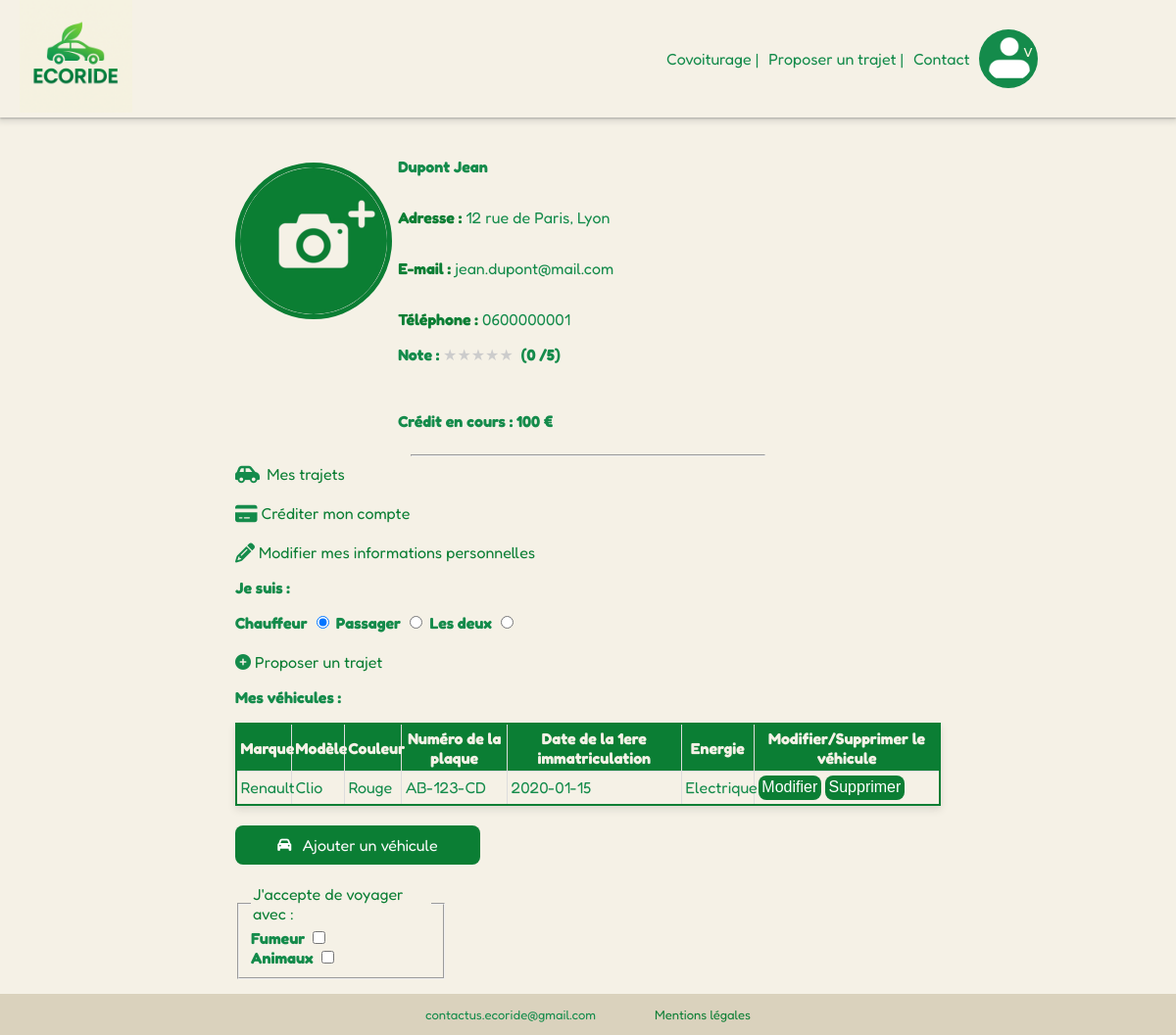
Page /pages/profil.php (signed in) on the committed database.
### tables this page shows
CREATE TABLE users (
    users_id INT AUTO_INCREMENT PRIMARY KEY,
    last_name VARCHAR(100),
    first_name VARCHAR(100),
    email VARCHAR(100) NOT NULL UNIQUE,
    password VARCHAR(255) NOT NULL,
    phone_number VARCHAR(20),
    adresse VARCHAR (255),
    photo VARCHAR(255),
    created_at TIMESTAMP DEFAULT CURRENT_TIMESTAMP,
    updated_at TIMESTAMP DEFAULT CURRENT_TIMESTAMP ON UPDATE CURRENT_TIMESTAMP,
    Credit INT,
    role_id INT DEFAULT 1,
    FOREIGN KEY (role_id) REFERENCES role(role_id)
);

CREATE TABLE voiture (
    voiture_id INT AUTO_INCREMENT PRIMARY KEY,
    modele VARCHAR(50),
    immatriculation VARCHAR(50),
    energie VARCHAR(50),
    couleur VARCHAR(50),
    date_premiere_immatriculation DATE,
    marque_id INT,
    users_id INT,
    FOREIGN KEY (marque_id) REFERENCES marque(marque_id),
    FOREIGN KEY (users_id) REFERENCES users(users_id)
);

CREATE TABLE marque (
    marque_id INT AUTO_INCREMENT PRIMARY KEY,
    libelle VARCHAR(50)
);

### libs/auth_users.php (called while the page is built, shortened)
<?php
    require_once __DIR__ . '/bdd.php';
    if(isset($_SESSION['users_id']) AND $_SESSION['users_id'] > 0){
        $getId = intval($_SESSION['users_id']);
        $reqUser = $bdd -> prepare('SELECT * FROM users WHERE users_id = ?');
        $reqUser-> execute([$getId]);
        $userInfo = $reqUser -> fetch();
        $recupVoiture = $bdd->prepare('SELECT v.*, m.libelle AS marque FROM voiture v LEFT JOIN marque m ON v.marque_id = m.marque_id WHERE v.users_id = ?');
        $recupVoiture->execute([$getId]);
        $voitures = $recupVoiture->fetchAll();
    } else {
        $_SESSION['redirection'] = $_SERVER['REQUEST_URI'];
        header('Location: index.php?page=connexion');
        exit();
    }
?>

### pages/profil.php (the view, shortened to what this page needs)
<?php
require_once __DIR__ . '/../templates/header.php';
require_once __DIR__ . '/../libs/bdd.php';
require_once __DIR__ . '/../script/notes_conducteur.php';
require_once __DIR__ . '/../libs/auth_users.php';
?>
<body>
    <main>
        <div class="profil">
            <div class="userInfo">
                <form id="uploadForm" action="script/upload_photo.php" method="POST" enctype="multipart/form-data">
                    <label for="photoInput">
                        <img src="<?= htmlspecialchars($userInfo['photo'] ?? 'asset/images/icone_photo_150.png') ?>" alt="Photo de profil" id="photoPreview">
                    </label>
                </form>
                <p><strong><?= htmlspecialchars($userInfo['last_name'] . " " . $userInfo['first_name']) ?></strong></p>
                <p><a href="index.php?page=modif_profil"><strong>Adresse :</strong></a> <?= htmlspecialchars($userInfo['adresse']) ?></p>
                <p><a href="index.php?page=modif_profil"><strong>E-mail :</strong></a> <?= htmlspecialchars($userInfo['email']) ?></p>
                <p><a href="index.php?page=modif_profil"><strong>Téléphone :</strong></a> <?= htmlspecialchars($userInfo['phone_number']) ?></p>
                <p><?= afficherNote($userInfo['users_id']); ?></p>
                <p><strong>Crédit en cours : <?= htmlspecialchars($userInfo['Credit']) ?> € </strong></p>
            </div>
            <hr>
            <div class="trajets">
                <a href="index.php?page=mes_trajets"><i class="fa-solid fa-car-side fa-lg" style="color: #148b4b;"></i>Mes trajets</a>
            </div>
            <br>
            <div class="compte">
                <a href="#"><i class="fa-solid fa-credit-card fa-lg" style="color: #148b4b;"></i> Créditer mon compte</a><br><br>
                <a href="index.php?page=modif_profil"><i class="fa-solid fa-pencil fa-lg" style="color: #148b4b;"></i> Modifier mes informations personnelles</a>
            </div>
            <div class="type" data-user-type="<?= htmlspecialchars($userInfo['user_type'] ?? 'passager') ?>">
                <p><strong>Je suis :</strong></p>
                <label for="chauffeur">Chauffeur</label>
                <input type="radio" id="chauffeur" name="type" value="chauffeur" />
                <label for="passager">Passager</label>
                <input type="radio" id="passager" name="type" value="passager" />
                <label for="deux">Les deux</label>
                <input type="radio" id="deux" name="type" value="les_deux"/>
            </div>
            <div id ="menuChauffeur">
                <div class="soumettreTrajet">
                    <a href="index.php?page=proposer_trajet"><i class="fa-solid fa-circle-plus" style="color: #148b4b;"></i> Proposer un trajet</a>
                </div>
                <div class="mesVoitures">
                    <p><strong>Mes véhicules :</p></strong>
                    <table class="tableauVoiture">
                        <thead>
                            <tr>
                                <th>Marque</th>
                                <th>Modèle</th>
                                <th>Couleur</th>
                                <th>Numéro de la plaque</th>
                                <th>Date de la 1ere immatriculation</th>
                                <th>Energie</th>
                                <th>Modifier/Supprimer le véhicule</th>
                            </tr>
                        </thead>
                        <tbody>
                            <?php if ($voitures): ?>
                                <?php foreach ($voitures as $voiture): ?>
                                    <tr data-id="<?= $voiture['voiture_id'] ?>">
                                        <td class="marque"><?= htmlspecialchars($voiture['marque']) ?></td>
                                        <td class="modele"><?= htmlspecialchars($voiture['modele']) ?></td>
                                        <td class="couleur"><?= htmlspecialchars($voiture['couleur']) ?></td>
                                        <td class="immatriculation"><?= htmlspecialchars($voiture['immatriculation']) ?></td>
                                        <td class="datePlaque"><?= htmlspecialchars($voiture['date_premiere_immatriculation']) ?></td>
                                        <td class="energie"><?= htmlspecialchars($voiture['energie']) ?></td>
                                        <td>
                                            <button class="btnModifier">Modifier</button>
                                            <button class="btnSupprimer" data-id="<?= $voiture['voiture_id'] ?>">Supprimer</button>
                                        </td>
                                    </tr>
                                <?php endforeach; ?>
                            <?php endif; ?>
                        </tbody>
                    </table>
                </div>
                <br>
                <div class="dropdownCars">
                    <button class="carsBtn" onclick="toggleCarsList()">
                    <i class="fa-solid fa-car fa-sm" style="color: #ffffff;"></i>Ajouter un véhicule</button>
                </div>
            </div>
            <br>
            <div class="preferVoyage">
                <fieldset>
                    <legend>J'accepte de voyager avec :</legend>
                    <div>
                        <label for="cigarette">Fumeur</label>
                        <input type="checkbox" id="cigarette" name="cigarette" />
                    </div>
                    <div>
                        <label for="animaux">Animaux</label>
                        <input type="checkbox" id="animaux" name="animaux" />
                    </div>
                </fieldset>
            </div>
        </div>
    </main>
</body>

### asset/CSS/style.css (style rules this page uses)
html, body { height : 100%; margin: 0; }
body { font-family: fredoka; margin: 0; padding: 0; background-color: #F5F1E6; color: #148B4B; display: flex; flex-direction: column; min-height: 100vh; }
main { flex:1; min-height: auto; }
img { height : 115px; width: max-content; }
label { color: #148B4B; font-weight:bold; }
input { border: none; border-bottom: 2px solid #7da582; font-size: 14px; background-color: transparent; outline: none; }
::placeholder { font-family: inter; font-style: italic; }
.profil { width: 60%; height: 100%; margin: auto; padding-top: 2%; }
.userInfo { display: grid; grid-template-columns: 0.3fr 1fr; grid-template-rows: repeat(6, 1fr); }
.trajets i { margin-right: 1%; }
#uploadForm { grid-column: 1/2; grid-row: 1/5; place-content: center; }
#photoPreview { cursor:pointer; width:150px; height:150px; border-radius:50%; object-fit:cover; border: solid 5px #0b7e34; }
a { text-decoration: none; color: #0b7e34; }
.tableauVoiture { border-collapse: collapse; min-width: 100%; width: auto; box-shadow: 0 4px 8px rgba(0,0,0,0.1); border : 2px solid #0b7e34; }
thead tr { background-color: #0b7e34; color : #F5F1E6; text-align: center; }
th, td { padding : 0.5%; }
tbody tr, td, th { border : 1px solid #ddd; }
.preferVoyage { width: 30%; color: #0b7e34; margin-bottom: 2%; }
hr { width: 50%; }
.btnModifier { background-color: #0b7e34; color: white; padding: 2%; border: none; border-radius: 8px; font-size: 16px; cursor: pointer; }
.btnSupprimer { background-color: #0b7e34; color: white; padding: 2%; border: none; border-radius: 8px; font-size: 16px; cursor: pointer; }
.dropdownCars { width: 250px; position: relative; }
.carsBtn { font-family: fredoka; border-radius: 0.5em; color: #f9f9f9; padding: 10px; cursor: pointer; border: none; width: 100%; text-align: center; font-size: 16px; background-color: #0b7e34; }
.carsBtn i { margin-right: 5%; }
form { display: flex; margin : 0; flex-direction: column; gap: 8px; }
footer { display: flex; align-items: center; justify-content: center; gap: 5%; margin-top: auto; color: #148B4B; font-size: small; background-color: #dad2bd; width: 100%; }

### rows in the picture
users: last_name+first_name "Dupont Jean", adresse "12 rue de Paris, Lyon", email "jean.dupont@mail.com", phone_number "0600000001", Credit "100"
voiture: marque.libelle "Renault", modele "Clio", couleur "Rouge", immatriculation "AB-123-CD", date_premiere_immatriculation "2020-01-15", energie "Electrique"

### other values in the picture
$moyenne "0"
